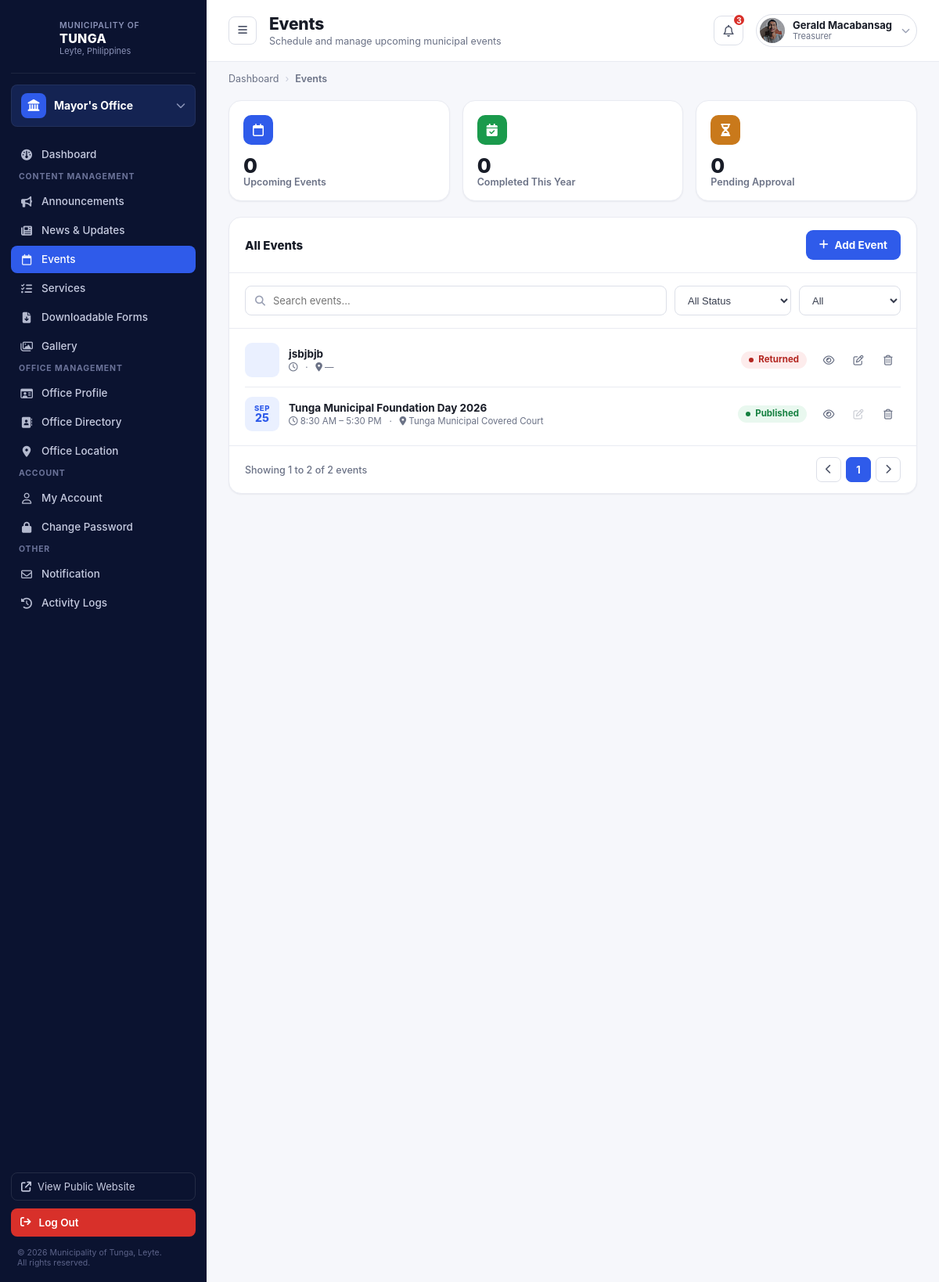
The app's page /office-dashboard/office-events (signed in), older data.
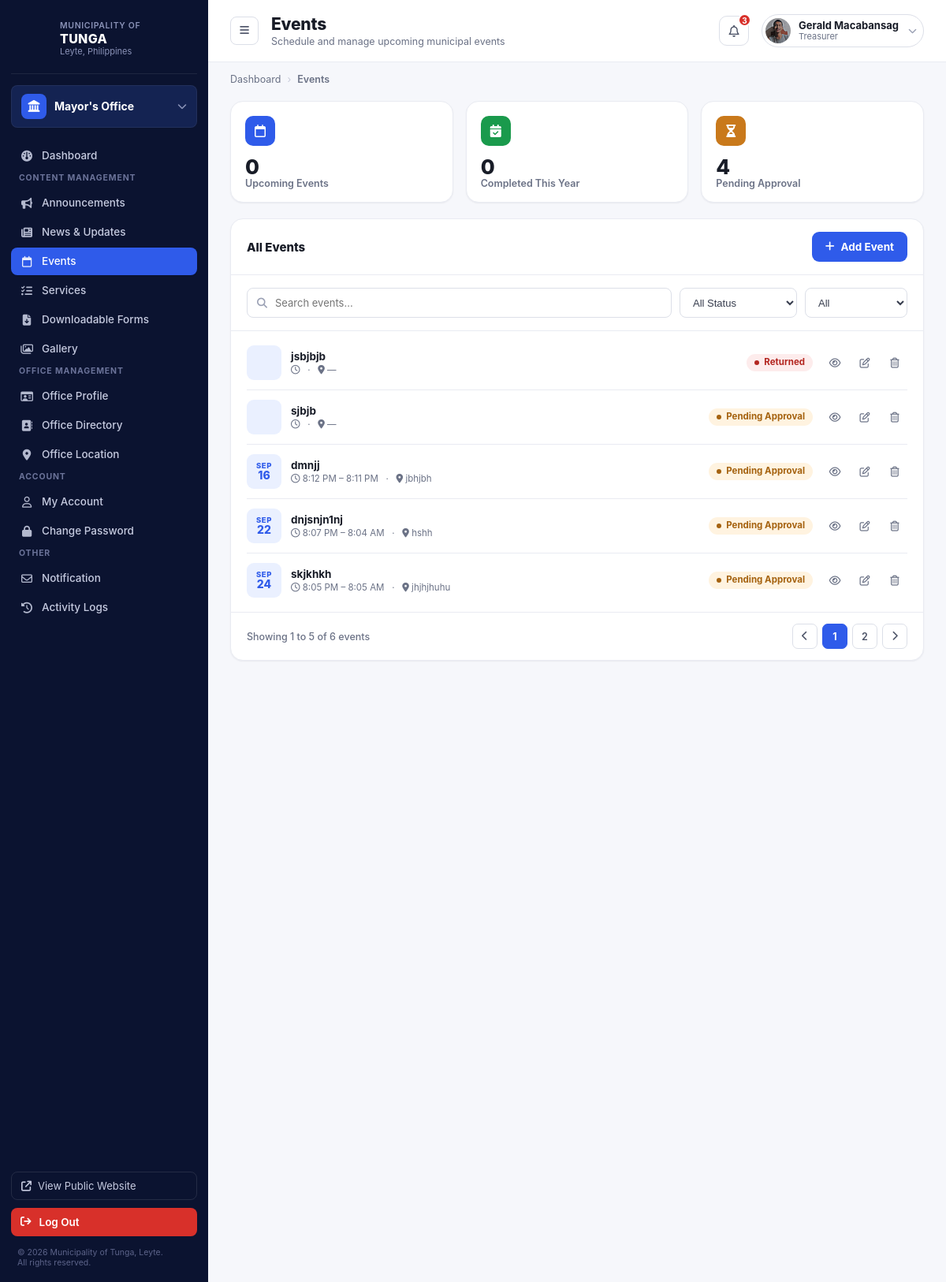
The same page, newer data.
### office_dashboard/models.py (models this page shows, shortened)
class Event(models.Model):
    STATUS_CHOICES = [
        ("pending", "Pending Approval"),
        ("published", "Published"),
        ("reject", "Reject"),
        ("returned", "Returned"),
        ("archive", "Archived"),
    ]
    representative = models.ForeignKey(
        OfficeRepresentative,
        on_delete=models.CASCADE,
        related_name="events"
    )
    title = models.CharField(max_length=255)
    category = models.CharField(max_length=100, blank=True)
    description = models.TextField(blank=True)
    event_date = models.DateField(null=True, blank=True)
    start_time = models.TimeField(null=True, blank=True)
    end_time = models.TimeField(null=True, blank=True)
    location = models.CharField(max_length=255, blank=True)
    organizer = models.CharField(max_length=255, blank=True)
    contact_person = models.CharField(max_length=255, blank=True)
    contact_info = models.CharField(max_length=255, blank=True)
    poster = models.ImageField(upload_to="events/", blank=True, null=True)
    status = models.CharField(max_length=20, choices=STATUS_CHOICES, default="pending")
    admin_note = models.TextField(blank=True)
    created_at = models.DateTimeField(auto_now_add=True)
    last_updated = models.DateTimeField(auto_now=True)

### office_dashboard/views.py (the view, shortened to what this page needs)
# urls.py: path('office-events', views.events, name='event'),
@office_rep_required
def events(request, rep):
    events_qs = rep.events.all()
    q = request.GET.get('q', '').strip()
    if q:
        events_qs = events_qs.filter(title__icontains=q)
    status = request.GET.get('status', '')
    if status:
        events_qs = events_qs.filter(status=status)
    when = request.GET.get('when', 'all')
    today = timezone.localdate()
    if when == 'upcoming':
        events_qs = events_qs.filter(event_date__gte=today)
    elif when == 'past':
        events_qs = events_qs.filter(event_date__lt=today)
    events_qs = events_qs.order_by('event_date', 'start_time')
    paginator = Paginator(events_qs, 5)
    page_obj = paginator.get_page(request.GET.get('page'))
    upcoming_count = rep.events.filter(status="published", event_date__gte=today).count()
    completed_this_year_count = rep.events.filter(status="completed", event_date__year=today.year).count()
    pending_count = rep.events.filter(status="pending").count()
    return render(request, "office_dashboard/events.html", {
        "rep": rep,
        "page_obj": page_obj,
        "events": page_obj.object_list,
        "current_q": q,
        "current_status": status,
        "current_when": when,
        "upcoming_count": upcoming_count,
        "completed_this_year_count": completed_this_year_count,
        "pending_count": pending_count,
    })

### admin_dashboard/context_processors.py (called while the page is built)
def site_contact_info(request):
    return {"site_contact": SiteContactInfo.get_solo()}

def is_super_admin(request):
    if not request.user.is_authenticated:
        return {"is_super_admin": False}
    return {"is_super_admin": SuperAdmin.objects.filter(user=request.user).exists()}

### admin_dashboard/models.py (called while the page is built)
    @classmethod
    def get_solo(cls):
        obj, _ = cls.objects.get_or_create(pk=1, defaults={
            'phone': '(053) 456 789',
            'phone_local': 'Local 100',
            'email': 'tunga@gmail.com',
            'email_secondary': 'info@tunga.gov.ph',
            'address': '2nd Floor, Municipal Hall, Tunga, Leyte',
            'facebook_name': 'Municipality of Tunga - Official',
            'office_hours': 'Monday – Friday, 8:00 AM – 5:00 PM',
        })
        return obj

### office_dashboard/models.py (called while the page is built)
    @property
    def unread_notifications_count(self):
        return self.notifications.filter(is_read=False).count()

### templates/office_dashboard/events.html (shortened to what the changed rows need)
{% extends "representative_dashboard_base.html" %}
{% load static %}
{% block body_page %}events{% endblock %}
{% block content %}
  <div class="main">
    <header class="topbar">
      <div class="topbar-left">
        <div class="page-heading">
          <h1>Events</h1>
        </div>
      </div>
    </header>
    <main class="content">
      <div class="stat-grid" style="grid-template-columns:repeat(3,1fr);">
        <div class="stat-card"><div class="top"><span class="stat-icon amber"><i class="fa-solid fa-hourglass-half"></i></span></div><div class="stat-value">{{ pending_count }}</div><div class="stat-label">Pending Approval</div></div>
      </div>
      <section class="panel">
        <div class="panel-header">
          <h2>All Events</h2>
        </div>
          <div class="panel-body" style="padding-top:6px;">
            {% for e in events %}
            <div class="list-row">
              <span class="event-date" {% if e.status == 'completed' %}style="background:var(--gray-100);color:var(--gray-500);"{% endif %}>
                <span class="mon">{{ e.event_date|date:"M"|upper }}</span><span class="day">{{ e.event_date|date:"d" }}</span>
              </span>
              <div style="flex:1;">
                <div class="list-title">{{ e.title }}</div>
                <div class="list-meta">
                  <i class="fa-regular fa-clock"></i> {{ e.start_time|time:"g:i A" }}{% if e.end_time %} – {{ e.end_time|time:"g:i A" }}{% endif %}
                  &nbsp; · &nbsp; <i class="fa-solid fa-location-dot"></i> {{ e.location|default:"—" }}
                </div>
              </div>
              <span class="badge {% if e.status == 'published' %}badge-green{% elif e.status == 'pending' %}badge-amber{% elif e.status == 'completed' %}badge-gray{% else %}badge-red{% endif %}">
                {{ e.get_status_display }}
              </span>
              <div class="action-icons">
                <span class="ic" data-view-target="view-event-modal-{{ e.id }}"><i class="fa-regular fa-eye"></i></span>
                {% if e.status == 'published' %}
                  <span class="ic" style="opacity:.35;cursor:not-allowed;" title="Published content cannot be edited"><i class="fa-regular fa-pen-to-square"></i></span>
                {% else %}
                <span class="ic" data-edit-target="edit-event-modal-{{ e.id }}"><i class="fa-regular fa-pen-to-square"></i></span>
                {% endif %}
                <span class="ic" data-delete-target="delete-event-modal-{{ e.id }}"><i class="fa-regular fa-trash-can"></i></span>
              </div>
            </div>
            {% empty %}
            <p style="text-align:center;color:var(--gray-400);padding:24px;">No events yet.</p>
            {% endfor %}
          </div>
          <div class="pagination">
            <span>
              {% if page_obj.paginator.count == 0 %}
                No events found
              {% else %}
                Showing {{ page_obj.start_index }} to {{ page_obj.end_index }} of {{ page_obj.paginator.count }} events
              {% endif %}
            </span>
            <div class="page-nums">
              {% if page_obj.has_previous %}
                <a class="page-btn" href="?page={{ page_obj.previous_page_number }}&q={{ current_q }}&status={{ current_status }}&when={{ current_when }}"><i class="fa-solid fa-chevron-left"></i></a>
              {% else %}
                <span class="page-btn"><i class="fa-solid fa-chevron-left"></i></span>
              {% endif %}
              {% for num in page_obj.paginator.page_range %}
                {% if num == page_obj.number %}
                  <span class="page-btn active">{{ num }}</span>
                {% else %}
                  <a class="page-btn" href="?page={{ num }}&q={{ current_q }}&status={{ current_status }}&when={{ current_when }}">{{ num }}</a>
                {% endif %}
              {% endfor %}
              {% if page_obj.has_next %}
                <a class="page-btn" href="?page={{ page_obj.next_page_number }}&q={{ current_q }}&status={{ current_status }}&when={{ current_when }}"><i class="fa-solid fa-chevron-right"></i></a>
              {% else %}
                <span class="page-btn"><i class="fa-solid fa-chevron-right"></i></span>
              {% endif %}
            </div>
          </div>
      </section>
    </main>
  </div>
</div>
{% endblock %}

Row changes from the older to the newer data that the page shows:
no longer on this page (row edited): Event: event_date "SEP", event_date "25", title "Tunga Municipal Foundation Day 2026", start_time "8:30 AM", end_time "5:30 PM", location "Tunga Municipal Covered Court", status "Published"
added Event: title "sjbjb", location "—", status "Pending Approval"
added Event: event_date "SEP", event_date "16", title "dmnjj", start_time "8:12 PM", end_time "8:11 PM", location "jbhjbh", status "Pending Approval"
added Event: event_date "SEP", event_date "22", title "dnjsnjn1nj", start_time "8:07 PM", end_time "8:04 AM", location "hshh", status "Pending Approval"
added Event: event_date "SEP", event_date "24", title "skjkhkh", start_time "8:05 PM", end_time "8:05 AM", location "jhjhjhuhu", status "Pending Approval"
Text that changed along with them:
{{ pending_count }}: "0" → "4"
{{ page_obj.end_index }}: "2" → "5"
{{ page_obj.paginator.count }}: "2" → "6"
new list line: "2"
